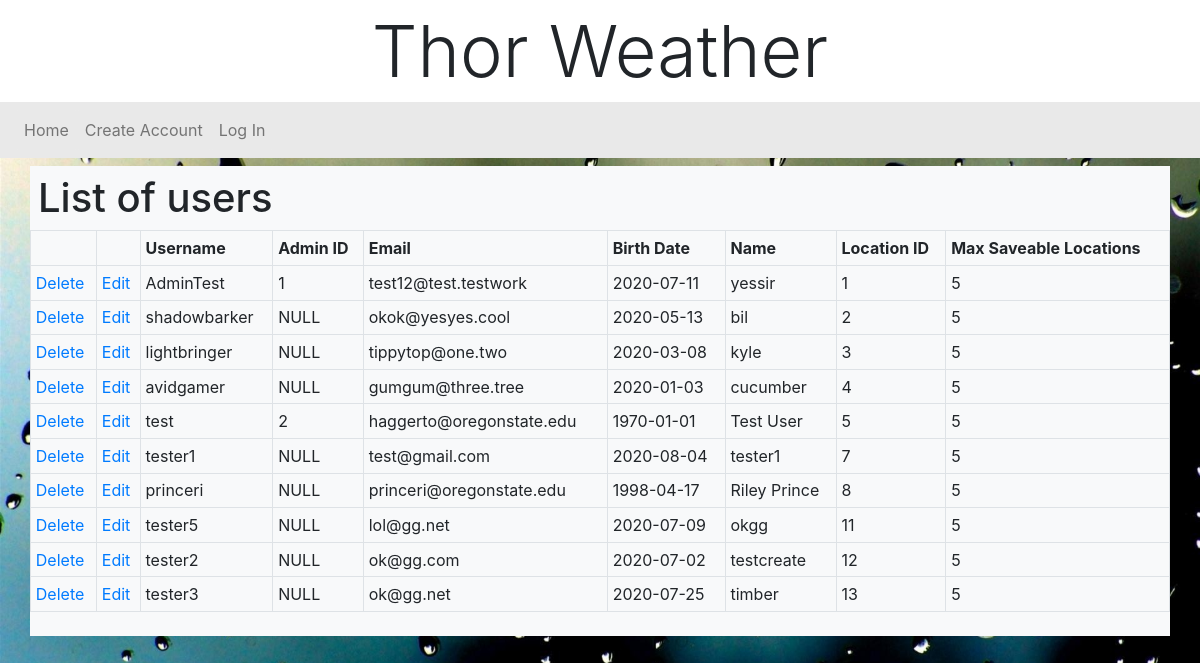
Page /userlist.php on the committed database.
### tables this page shows
CREATE TABLE `Account` (
  `username` varchar(255) NOT NULL,
  `psswrd` varchar(255) NOT NULL,
  `aid` varchar(10) DEFAULT NULL,
  `email` varchar(255) NOT NULL,
  `b_date` date NOT NULL,
  `name` varchar(255) NOT NULL,
  `lid` int(255) NOT NULL,
  `locMax` int(11) NOT NULL DEFAULT 5
);

### userlist.php (the view, shortened to what this page needs)
<!DOCTYPE html>
<html lang="en">
<head>
	<?php
	require_once "./php/meta.php";
	?>
</head>
<body>
	<?php
	$conn = dbconnect();
	require_once "./php/header.php";
	?>
	<div class="container-md card-shadow bg-light my-2 py-2 px-0 overflow-auto">
		<h1 class="ml-2">List of users</h1>
		<div class= "account-info-box">
		<div class="element-list">
			<?php
			$sql = "SELECT * FROM `Account`";
			$result = mysqli_query($conn, $sql);
			if(mysqli_num_rows($result) > 0) {
				echo '<table class="table table-sm table-bordered mr-2">';
				echo '<tr>';
				echo '<th></th><th></th>';
				echo '<th>Username</th>';
				echo '<th>Admin ID</th>';
				echo '<th>Email</th>';
				echo '<th>Birth Date</th>';
				echo '<th>Name</th>';
				echo '<th>Location ID</th>';
				echo '<th>Max Saveable Locations</th>';
				echo '</tr>';
				while($row = mysqli_fetch_array($result)) {
					echo '<tr>';
					echo '<td><a href="./delete_user.php?lid='.$row["lid"].'">Delete</a></td>';
					echo '<td><a href="./edit_user.php?id='.$row["lid"].'">Edit</a></td>';
					echo '<td>'.$row["username"].'</td>';
					if($row["aid"] == null) echo '<td>NULL</td>';
					else echo '<td>'.$row["aid"].'</td>';
					echo '<td>'.$row["email"].'</td>';
					echo '<td>'.$row["b_date"].'</td>';
					echo '<td>'.$row["name"].'</td>';
					echo '<td>'.$row["lid"].'</td>';
					echo '<td>'.$row["locMax"].'</td>';
					echo '</tr>';
				}
				echo '</table>';
			}
			?>
		</div>
	</div>
</body>
</html>

### php/meta.php (shortened to what this page needs)
<link rel="stylesheet" href="./css/theme.css">
<link rel="stylesheet" href="https://stackpath.bootstrapcdn.com/bootstrap/4.5.0/css/bootstrap.min.css">

### php/header.php (shortened to what this page needs)
<div class="container-fluid w-100 bg-white px-0">
	<h1 class="display-3 pt-2 px-2 text-center d-none d-md-block">Thor Weather</h1>
	<div class="navbar navbar-expand-md navbar-light bg-grey">
		<div class="collapse navbar-collapse" id="navbar">
			<ul class="navbar-nav mr-auto">
				<?php
				$navbarItems = array(array("Home","./index.php","nav-link"));
				if(!isset($_SESSION["loggedin"])) {
					array_push(
						$navbarItems,
						array("Create Account","./create_account.php","nav-link"),
						array("Log In","./login.php","nav-link")
					);
				}
				function showNavItem($item){
					$script = $_SERVER["SCRIPT_NAME"];
					$pagename = "./".substr($script,strrpos($script,"/")+1);
					echo '<li class="nav-item';
					if($pagename == $item[1]) echo ' active';
					echo '">';
					echo '<a class="bg-grey rounded '.$item[2].'" href="'.$item[1].'">';
					echo $item[0].'</a></li>';
				}
				foreach($navbarItems as $item){
					if(sizeof($item) == 4){
						echo '<li class="nav-item dropdown bg-grey rounded">';
						echo '<a class="nav-link dropdown-toggle" href="#" role="button" data-toggle="dropdown">';
						echo $item[0];
						echo '</a><ul class="dropdown-menu bg-grey">';
						foreach($item[3] as $option) showNavItem($option);
						echo '</ul></li>';
					}
					else if(sizeof($item) == 3) showNavItem($item);
				}
				?>
			<ul>
		</div>
	</div>
</div>

### css/theme.css (style rules this page uses)
body { background-image: url('../theme.jpg'); background-repeat: no-repeat; background-attachment: fixed; background-size: 100% 100%; }
.bg-grey { background-color: #e9e9e9 !important; }

### rows in the picture
account: username "AdminTest", aid "1", email "test12@test.testwork", b_date "2020-07-11", name "yessir", lid "1", locMax "5"
account: username "shadowbarker", shows "NULL", email "okok@yesyes.cool", b_date "2020-05-13", name "bil", lid "2", locMax "5"
account: username "lightbringer", shows "NULL", email "tippytop@one.two", b_date "2020-03-08", name "kyle", lid "3", locMax "5"
account: username "avidgamer", shows "NULL", email "gumgum@three.tree", b_date "2020-01-03", name "cucumber", lid "4", locMax "5"
account: username "test", aid "2", email "haggerto@oregonstate.edu", b_date "1970-01-01", name "Test User", lid "5", locMax "5"
account: username "tester1", shows "NULL", email "test@gmail.com", b_date "2020-08-04", name "tester1", lid "7", locMax "5"
account: username "princeri", shows "NULL", email "princeri@oregonstate.edu", b_date "1998-04-17", name "Riley Prince", lid "8", locMax "5"
account: username "tester5", shows "NULL", email "lol@gg.net", b_date "2020-07-09", name "okgg", lid "11", locMax "5"
account: username "tester2", shows "NULL", email "ok@gg.com", b_date "2020-07-02", name "testcreate", lid "12", locMax "5"
account: username "tester3", shows "NULL", email "ok@gg.net", b_date "2020-07-25", name "timber", lid "13", locMax "5"

### other values in the picture
$item[0] "Home"
$item[0] "Create Account"
$item[0] "Log In"
